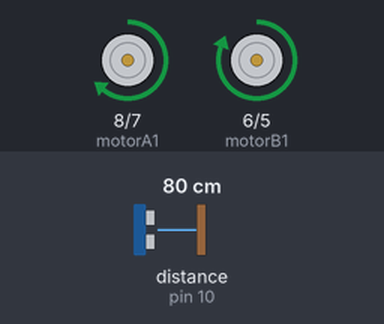
A sketch run on a simulated Arduino Uno, built with avr-gcc and run on an emulated ATmega328P. On the bench: motor-driver pin pairs drawn as motors (green arrow = first pin HIGH = forward, orange = second pin HIGH = backward, longer = more drive, scaled by the enable pin). Wiring (inferred from the names in the program): ultrasonic range finder: trigger pin 9; echo pin 10. The inputs (shaded band) are chosen by the test bench; at power-on: distance to the obstacle (sensor on pin 10) 80 cm. The echo pulse lasts 58.3 µs per cm.

Above: at 1.2 s.
1.3 s: distance to the obstacle (sensor on pin 10) set to 2 cm
At 1.67 s:
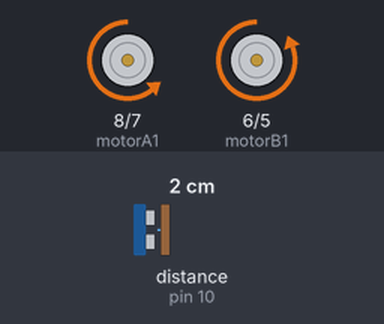
At 2.12 s:
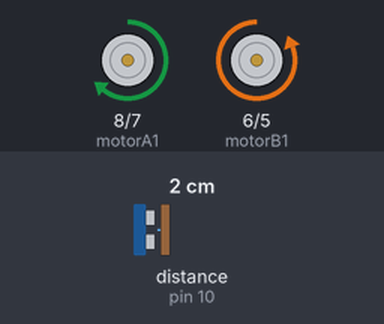
4.3 s: distance to the obstacle (sensor on pin 10) set to 35 cm
6.2 s: distance to the obstacle (sensor on pin 10) set to 4 cm
At 7.42 s:
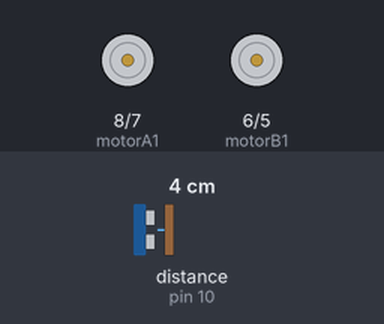
9.2 s: distance to the obstacle (sensor on pin 10) set to 60 cm
Timing chart, 0 to 12.2 s (numbered marks = the images above; inputs shaded):
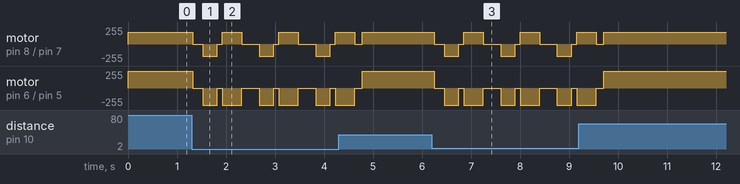

The sketch:

obstacle_avoid_robot.ino
```cpp
const int trigPin = 9;
const int echoPin = 10;
const int motorA1 = 8;
const int motorA2 = 7;
const int motorB1 = 6;
const int motorB2 = 5;
const int enableA = 3;
const int enableB = 2;

const long MIN_DISTANCE_CM = 20;
const int MOTOR_SPEED = 180;

void setup() {
  pinMode(trigPin, OUTPUT);
  pinMode(echoPin, INPUT);
  pinMode(motorA1, OUTPUT);
  pinMode(motorA2, OUTPUT);
  pinMode(motorB1, OUTPUT);
  pinMode(motorB2, OUTPUT);
  pinMode(enableA, OUTPUT);
  pinMode(enableB, OUTPUT);

  analogWrite(enableA, MOTOR_SPEED);
  analogWrite(enableB, MOTOR_SPEED);

  Serial.begin(9600);
}

void loop() {
  long distance = getDistance();

  if (distance > MIN_DISTANCE_CM || distance == 0) {
    moveForward();
  } else {
    stopMotors();
    delay(200);
    moveBackward();
    delay(300);
    stopMotors();
    delay(100);
    turnRight();
    delay(400);
    stopMotors();
    delay(100);
  }

  delay(50);
}

long getDistance() {
  digitalWrite(trigPin, LOW);
  delayMicroseconds(2);
  digitalWrite(trigPin, HIGH);
  delayMicroseconds(10);
  digitalWrite(trigPin, LOW);

  long duration = pulseIn(echoPin, HIGH, 30000);
  long distance = duration * 0.0343 / 2;
  return distance;
}

void moveForward() {
  digitalWrite(motorA1, HIGH);
  digitalWrite(motorA2, LOW);
  digitalWrite(motorB1, HIGH);
  digitalWrite(motorB2, LOW);
}

void moveBackward() {
  digitalWrite(motorA1, LOW);
  digitalWrite(motorA2, HIGH);
  digitalWrite(motorB1, LOW);
  digitalWrite(motorB2, HIGH);
}

void turnRight() {
  digitalWrite(motorA1, HIGH);
  digitalWrite(motorA2, LOW);
  digitalWrite(motorB1, LOW);
  digitalWrite(motorB2, HIGH);
}

void turnLeft() {
  digitalWrite(motorA1, LOW);
  digitalWrite(motorA2, HIGH);
  digitalWrite(motorB1, HIGH);
  digitalWrite(motorB2, LOW);
}

void stopMotors() {
  digitalWrite(motorA1, LOW);
  digitalWrite(motorA2, LOW);
  digitalWrite(motorB1, LOW);
  digitalWrite(motorB2, LOW);
}
```
